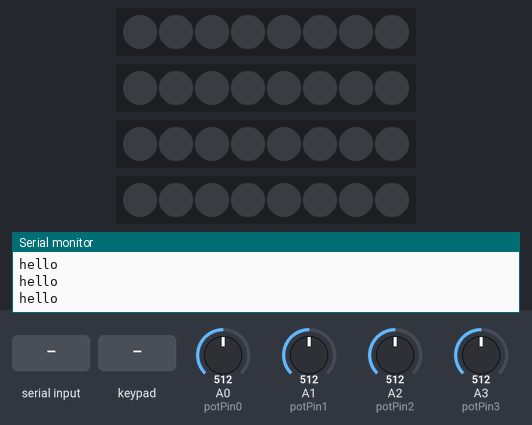
Bench run of a sketch on a simulated Arduino Uno, built with avr-gcc and run on an emulated ATmega328P. On the bench: 4 × 8 RGB LEDs in strip order, left to right, the last lines printed to the serial monitor. The test bench sets the inputs (shaded band); at power-on: A1 (potPin1) = 512, A2 (potPin2) = 512, A0 (potPin0) = 512, A3 (potPin3) = 512. Dim RGB values are drawn brighter than linear.

Above: at 1.0 s.
1.1 s: byte 30 received over Serial
2.7 s: keypad keys 1 2 pressed 0.4 s apart
At 3.9 s:
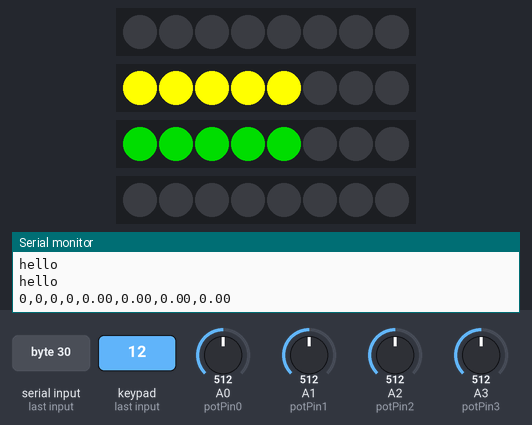
5.0 s: A1 (potPin1) set to 882
At 5.4 s:
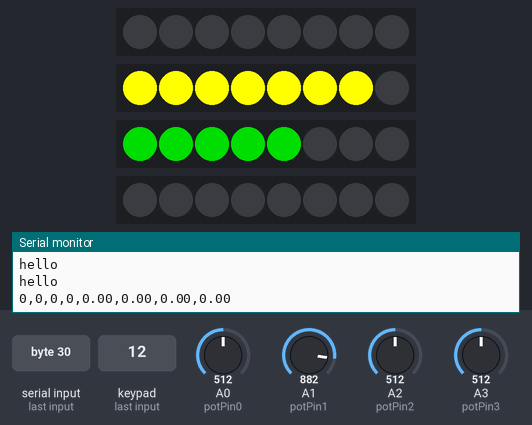
6.5 s: A1 (potPin1) set to 912
At 7.7 s:
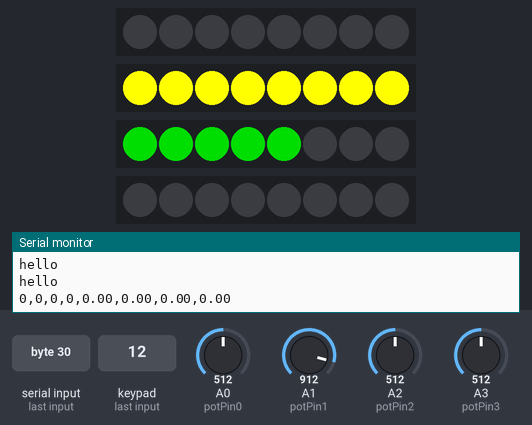
8.0 s: A2 (potPin2) set to 883
At 8.8 s:
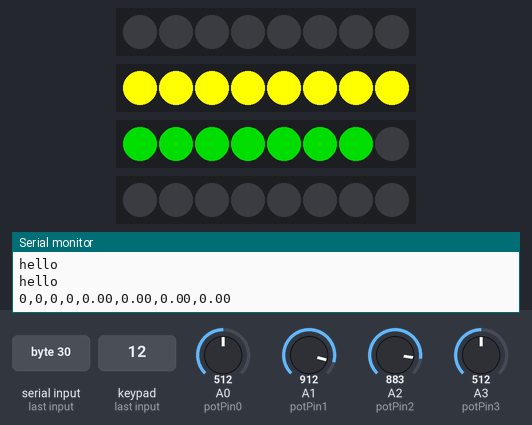
9.5 s: A2 (potPin2) set to 912
At 10.3 s:
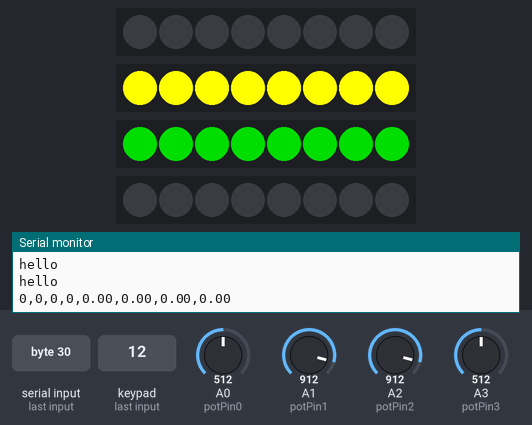
Timing chart, 0 to 12.0 s (numbered marks = the images above; inputs shaded):
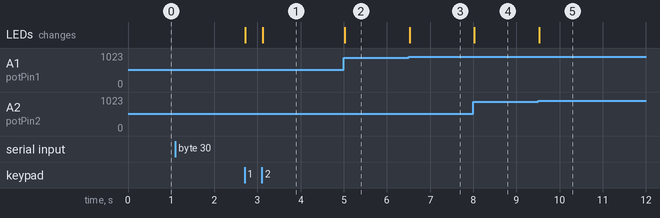

Measured:
- the behaviour switches between 895 and 896 on A1 (potPin1) (found by bisection; images 2 and 3)
- the behaviour switches between 895 and 896 on A2 (potPin2) (found by bisection; images 4 and 5)
- after the input at 2.7 s, the LEDs: first change at once (image 1 shows a later state)
- after the input at 5.0 s, the LEDs: change at once (image 2)
- after the input at 6.5 s, the LEDs: change at once (image 3)
- after the input at 8.0 s, the LEDs: change at once (image 4)
- after the input at 9.5 s, the LEDs: change at once (image 5)

The sketch:

Project_1.ino
```cpp
#include <Adafruit_MPR121.h>
#include <Wire.h>
#include <Adafruit_NeoPixel.h>

//neopixel variables
#define N_LEDS 8

//noepixel object
Adafruit_NeoPixel strip0 = Adafruit_NeoPixel(N_LEDS, 3, NEO_GRB + NEO_KHZ800);
Adafruit_NeoPixel strip1 = Adafruit_NeoPixel(N_LEDS, 5, NEO_GRB + NEO_KHZ800);
Adafruit_NeoPixel strip2 = Adafruit_NeoPixel(N_LEDS, 9, NEO_GRB + NEO_KHZ800);
Adafruit_NeoPixel strip3 = Adafruit_NeoPixel(N_LEDS, 10, NEO_GRB + NEO_KHZ800);


//potentiometer variables
const int potPin0 = A0;
const int potPin1 = A1;
const int potPin2 = A2;
const int potPin3 = A3;
int potValue[4]; //slider potentiometer value
float volume[4]; //potentiometer value mapped to volume
int led_val[4]; //potentiometer value mapped to led value

//capacitive touch shield object
Adafruit_MPR121 cap = Adafruit_MPR121();

//capacitive touch shield variables
bool playing[4];
//keeps track of the last pins touched so we know when buttons are 'released'
uint16_t lasttouched = 0;
uint16_t currtouched = 0;

void establishContact() {
  while (Serial.available() <= 0) {
      Serial.println("hello");   // send a starting message
      delay(300);
  }
}

void setup() {
  strip0.begin();
  strip1.begin();
  strip2.begin();
  strip3.begin();
  strip0.show();
  strip1.show();
  strip2.show();
  strip3.show();


  pinMode(potPin0, INPUT);
  pinMode(potPin1, INPUT);
  pinMode(potPin2, INPUT);
  pinMode(potPin3, INPUT);

  for (int i = 0; i < 4; i++) {
    volume[i] = 0;
  }

  //intialize serial communication
  Serial.begin(9600);

  if (!cap.begin(0x5A)) {
    Serial.println("MPR121 not found, check wiring?");
    while (1);
  }
  Serial.println("MPR121 found!");

  establishContact();
}

void loop() {

  //POTENTIOMETER

  potValue[0] = analogRead(potPin0);
  potValue[1] = analogRead(potPin1);
  potValue[2] = analogRead(potPin2);
  potValue[3] = analogRead(potPin3);

  for (int i = 0; i < 4; i++) {
    //Serial.print(potValue[i]); Serial.print(",");
    volume[i] = map(potValue[i], 0, 1023, -10, 10);
  }
  //Serial.println(" ");
  //delay(100);

  //POTENTIOMETER

  //CAPACITIVE TOUCH

  // get the currently touched pads
  currtouched = cap.touched();

  for (uint8_t i = 0; i < 12; i++) {
    // it if *is* touched and *wasnt* touched before, alert!
    if ((currtouched & _BV(i)) && !(lasttouched & _BV(i)) ) {

      for (int j = 0; j < 4; j++) {
        if (!playing[j] && (i == j)) {
          playing[j] = true;
        }
        else if (playing[j] && (i == j)) {
          playing[j] = false;
        }
      }

    }
  }

  // reset our state
  lasttouched = currtouched;

  //CAPACITIVE TOUCH

  //NEOPIXEL

  //map a potentiometer value to a scale on the neopixel strip
  for (int i = 0; i < 4; i++) {
    led_val[i] = map(potValue[i], 0, 1023, 0, 8);
  }

  //RED 0
  if (playing[0]) {
    for (int i = N_LEDS; i > led_val[0]; i--) {
      strip0.setPixelColor(i, strip0.Color(0, 0, 0)); //white
      strip0.show();
    }
    for (int i = 0; i <= led_val[0]; i++) {
      strip0.setPixelColor(i, strip0.Color(255, 0, 0)); //red
      strip0.show(); //this sends the updated pixel color to the hardware
    }
  }

  if (!playing[0]) {
    for (int i = 0; i < N_LEDS; i++) {
      strip0.setPixelColor(i, strip0.Color(0, 0, 0)); //white
      strip0.show();
    }
  }

  //YELLOW 1
  if (playing[1]) {
    for (int i = N_LEDS; i > led_val[1]; i--) {
      strip1.setPixelColor(i, strip1.Color(0, 0, 0)); //white
      strip1.show();
    }
    for (int i = 0; i <= led_val[1]; i++) {
      strip1.setPixelColor(i, strip1.Color(255, 255, 0)); //yellow
      strip1.show(); //this sends the updated pixel color to the hardware
    }
  }

  if (!playing[1]) {
    for (int i = 0; i < N_LEDS; i++) {
      strip1.setPixelColor(i, strip1.Color(0, 0, 0)); //white
      strip1.show();
    }
  }

  //GREEN 2
  if (playing[2]) {
    for (int i = N_LEDS; i > led_val[2]; i--) {
      strip2.setPixelColor(i, strip2.Color(0, 0, 0)); //white
      strip2.show();
    }
    for (int i = 0; i <= led_val[2]; i++) {
      strip2.setPixelColor(i, strip2.Color(0, 150, 0)); //green
      strip2.show(); //this sends the updated pixel color to the hardware
    }
  }

  if (!playing[2]) {
    for (int i = 0; i < N_LEDS; i++) {
      strip2.setPixelColor(i, strip2.Color(0, 0, 0)); //white
      strip2.show();
    }
  }

  //BLUE 3
  if (playing[3]) {
    for (int i = N_LEDS; i > led_val[3]; i--) {
      strip3.setPixelColor(i, strip3.Color(0, 0, 0)); //white
      strip3.show();
    }
    for (int i = 0; i <= led_val[3]; i++) {
      strip3.setPixelColor(i, strip2.Color(0, 0, 255)); //blue
      strip3.show(); //this sends the updated pixel color to the hardware
    }
  }

  if (!playing[3]) {
    for (int i = 0; i < N_LEDS; i++) {
      strip3.setPixelColor(i, strip3.Color(0, 0, 0)); //white
      strip3.show();
    }
  }

  //NEOPIXEL

  if (Serial.available() > 0) {
    // read the incoming byte:
    int inByte = Serial.read();

    //print playing (0 or 1) values to serial port
    for (int i = 0; i < 4; i++) {
      Serial.print(playing[i]); Serial.print(",");
    }

    //print volume (0 to 1) values to serial port
    for (int i = 0; i < 3; i++) {
      Serial.print(volume[i]); Serial.print(",");
    }
    Serial.println(volume[3]);

  }


}
```
